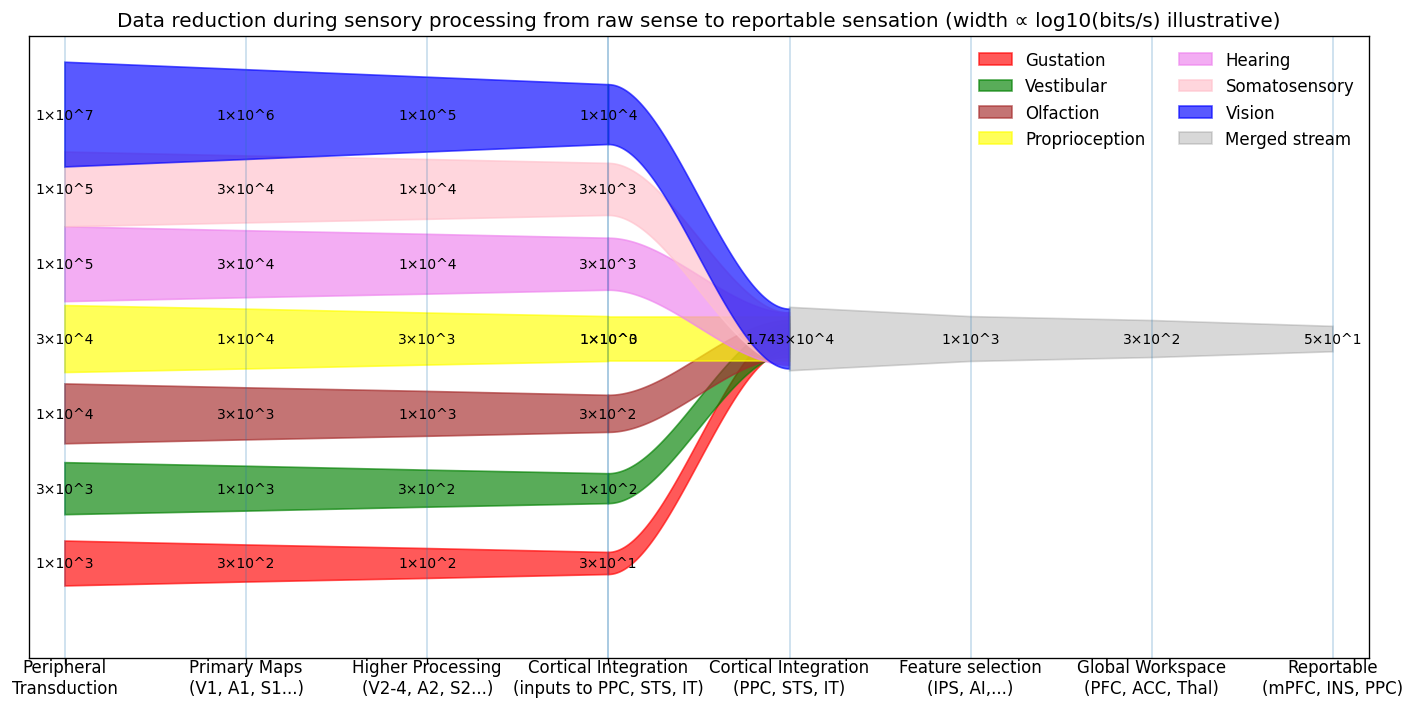

This figure's Python source:
import numpy as np
import matplotlib.pyplot as plt
import math

# --- Data (illustrative)
stages = ["Peripheral\nTransduction", "Primary Maps\n(V1, A1, S1...)", "Higher Processing\n(V2-4, A2, S2...)", "Cortical Integration\n(inputs to PPC, STS, IT)"]
x_stage = np.array([0.0, 1.0, 2.0, 3.0])

def format_scientific(value: float) -> str:
    exp = int(math.floor(math.log10(value)))
    mantissa = value / (10 ** exp)
    if abs(mantissa - round(mantissa)) < 1e-6:
        mantissa = round(mantissa)
    return f"{mantissa}×10^{exp}"


sense_models = {
    "Vision":        [1e7, 1e6, 1e5, 1e4],
    "Hearing":       [1e5, 3e4, 1e4, 3e3],
    "Somatosensory": [1e5, 3e4, 1e4, 3e3],
    "Proprioception":[3e4, 1e4, 3e3, 1e3],
    "Olfaction":     [1e4, 3e3, 1e3, 3e2],
    "Gustation":     [1e3, 3e2, 1e2, 3e1],
    "Vestibular":    [3e3, 1e3, 3e2, 1e2],
}

# Shared downstream after merge
shared_stages = ["", "Cortical Integration\n(PPC, STS, IT)", "Feature selection\n(IPS, AI,...)", "Global Workspace\n(PFC, ACC, Thal)", "Reportable\n(mPFC, INS, PPC)"]
x_shared = np.array([3.0, 4, 5, 6, 7])
shared_bits = np.array([
    1.0,
    sum(v[-1] for v in sense_models.values()),  # integrated pool (sum of "Central" per-sense)
    1e3,                                        # feature selection output (illustrative)
    3e2,                                        # workspace ignition output (illustrative)
    5e1,                                        # serial stabilization (illustrative)
])

# --- Width mapping: half-width ∝ normalized log10(bits/s) ---
def log10_bits(bits: float) -> float:
    return math.log10(bits)

# Per-sense widths at the four sensory stages
sense_logw = {s: np.array([log10_bits(b) for b in vals]) for s, vals in sense_models.items()}
all_logw = np.concatenate([v for v in sense_logw.values()] + [np.array([log10_bits(b) for b in shared_bits])])
w_min, w_max = float(all_logw.min()), float(all_logw.max())

#def scale_halfwidth(wval: float, lo: float = 0.045, hi: float = 0.35) -> float:
#    t = 0.0 if w_max == w_min else (wval - w_min) / (w_max - w_min)
#    return lo + t * (hi - lo)

def scale_halfwidth(v): return v/20.0

sense_half = {s: np.array([scale_halfwidth(v) for v in ws]) for s, ws in sense_logw.items()}

# Shared funnel half-widths (use a slightly larger range so it reads as a "main channel")
shared_half = np.array([scale_halfwidth(log10_bits(b)) for b in shared_bits])

# --- Vertical layout: separate ribbons on the left ---
"""Mapping from senses to requested colors (case-insensitive keys)."""

sense_colors = {
    "Vision": "blue",
    "Hearing": "violet",
    "Somatosensory": "pink",
    "Proprioception": "yellow",
    "Olfaction": "brown",
    "Gustation": "red",
    "Vestibular": "green",
}
senses = sorted(
    sense_models.keys(),
    key=lambda s: sense_models[s][0],
)
gap = 0.5   # increase to keep ribbons distinct (adjust to taste)
base_centers = np.linspace(0, (len(senses) - 1) * gap, len(senses))
base_centers = base_centers - base_centers.mean()  # center around y=0

# --- Merge geometry (Central -> Integrated) ---
# Merge happens over x in [3.0, 4.2]. Centerlines converge smoothly toward y=0.
x_merge0, x_merge1 = x_shared[0], x_shared[1]
x_merge = np.linspace(x_merge0, x_merge1, 80)
merge_t = (x_merge - x_merge0) / (x_merge1 - x_merge0)
smoothstep = merge_t * merge_t * (3 - 2 * merge_t)                  # smooth 0->1
centers_merge = np.outer(1 - smoothstep, base_centers)  # shape: (len(x_merge), n_senses)

# --- Plot ---
plt.figure(figsize=(12, 6))
ax = plt.gca()

# Per-sense tapered ribbons from Peripheral->Central, plus colored merge segment
for i, sense in enumerate(senses):
    c0 = base_centers[i]
    hw = sense_half[sense]

    color = sense_colors[sense]
    # Sensory stages ribbon (tapered between stage points)
    top = c0 + hw
    bot = c0 - hw
    ax.fill(
        np.concatenate([x_stage, x_stage[::-1]]),
        np.concatenate([top, bot[::-1]]),
        alpha=0.65,
        label=sense,
        color=color,
    )
    for stage_idx, stage_x in enumerate(x_stage):
        stage_bits = sense_models[sense][stage_idx]
        ax.text(
            stage_x,
            c0,
            format_scientific(stage_bits),
            ha="center",
            va="center",
            fontsize="small",
            color="black",
        )

    # Colored merge segment (keep color identity through the merge)
    hw_central = hw[-1]  # hold constant in the merge region (simple + visually stable)
    top_m = centers_merge[:, i] + hw_central
    bot_m = centers_merge[:, i] - hw_central
    ax.fill(
        np.concatenate([x_merge, x_merge[::-1]]),
        np.concatenate([top_m, bot_m[::-1]]),
        alpha=0.65,
        color=color,
    )

# Shared downstream funnel (gray)
x_post = np.linspace(x_shared[1], x_shared[-1], 300)
hw_post = np.interp(x_post, x_shared[1:], shared_half[1:])
ax.fill(
    np.concatenate([x_post, x_post[::-1]]),
    np.concatenate([hw_post, -hw_post[::-1]]),
    alpha=0.30,
    color="gray",
    label="Merged stream"
)

for stage_idx, stage_x in enumerate(x_shared):
    stage_bits = shared_bits[stage_idx]
    ax.text(
        stage_x,
        0.0,
        format_scientific(stage_bits),
        ha="center",
        va="center",
        fontsize="small",
        color="black",
    )

# Stage markers + labels
stage_tick_padding = 0.08 * (ax.get_ylim()[1] - ax.get_ylim()[0])
stage_label_y = ax.get_ylim()[0] - stage_tick_padding
ax.set_xticks(list(x_stage))
ax.set_xticklabels([""] * len(x_stage))
for x, name in zip(x_stage, stages):
    ax.axvline(x, linewidth=1, alpha=0.25)
    ax.text(x, stage_label_y, name, ha="center", va="top")
ax.set_ylim(ax.get_ylim()[0] - stage_tick_padding, ax.get_ylim()[1])

for x, name in zip(x_shared, [""] + shared_stages[1:]):
    ax.axvline(x, linewidth=1, alpha=0.25)
    ax.text(x, stage_label_y, name, ha="center", va="top")

ax.set_title("Data reduction during sensory processing from raw sense to reportable sensation (width ∝ log10(bits/s) illustrative)")
#ax.set_xlabel("Processing stages (left → right)")
ax.set_yticks([])
ax.set_xlim(-0.2, x_shared[-1] + 0.2)
ax.legend(loc="upper right", frameon=False, ncol=2)

plt.tight_layout()
plt.savefig("senses.png", dpi=120, bbox_inches="tight")
plt.show()

